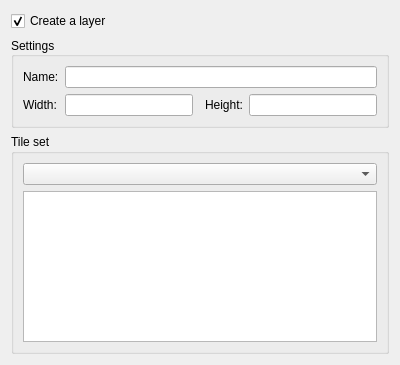
<?xml version="1.0" encoding="UTF-8"?>
<ui version="4.0">
 <class>WorldWizard_PageLayer</class>
 <widget class="QWizardPage" name="WorldWizard_PageLayer">
  <property name="geometry">
   <rect>
    <x>0</x>
    <y>0</y>
    <width>400</width>
    <height>365</height>
   </rect>
  </property>
  <property name="windowTitle">
   <string>WizardPage</string>
  </property>
  <layout class="QVBoxLayout" name="verticalLayout">
   <item>
    <widget class="QCheckBox" name="checkCreate">
     <property name="text">
      <string>Create a layer</string>
     </property>
     <property name="checked">
      <bool>true</bool>
     </property>
    </widget>
   </item>
   <item>
    <widget class="QGroupBox" name="groupBox">
     <property name="sizePolicy">
      <sizepolicy hsizetype="Preferred" vsizetype="Preferred">
       <horstretch>0</horstretch>
       <verstretch>0</verstretch>
      </sizepolicy>
     </property>
     <property name="minimumSize">
      <size>
       <width>0</width>
       <height>0</height>
      </size>
     </property>
     <property name="maximumSize">
      <size>
       <width>16777215</width>
       <height>16777215</height>
      </size>
     </property>
     <property name="title">
      <string>Settings</string>
     </property>
     <property name="alignment">
      <set>Qt::AlignLeading|Qt::AlignLeft|Qt::AlignVCenter</set>
     </property>
     <layout class="QGridLayout" name="gridLayout">
      <item row="1" column="3">
       <widget class="QLabel" name="label_3">
        <property name="text">
         <string>Height:</string>
        </property>
       </widget>
      </item>
      <item row="0" column="0">
       <widget class="QLabel" name="label">
        <property name="text">
         <string>Name:</string>
        </property>
       </widget>
      </item>
      <item row="1" column="4">
       <widget class="QLineEdit" name="editHeight"/>
      </item>
      <item row="1" column="0">
       <widget class="QLabel" name="label_2">
        <property name="text">
         <string>Width:</string>
        </property>
       </widget>
      </item>
      <item row="1" column="1">
       <widget class="QLineEdit" name="editWidth"/>
      </item>
      <item row="0" column="1" colspan="4">
       <widget class="QLineEdit" name="editName"/>
      </item>
     </layout>
    </widget>
   </item>
   <item>
    <widget class="QGroupBox" name="groupBox_2">
     <property name="title">
      <string>Tile set</string>
     </property>
     <layout class="QVBoxLayout" name="verticalLayout_2">
      <item>
       <widget class="QComboBox" name="cmbTileSet"/>
      </item>
      <item>
       <widget class="QGraphicsView" name="graphicsView"/>
      </item>
     </layout>
    </widget>
   </item>
  </layout>
 </widget>
 <resources/>
 <connections/>
</ui>
